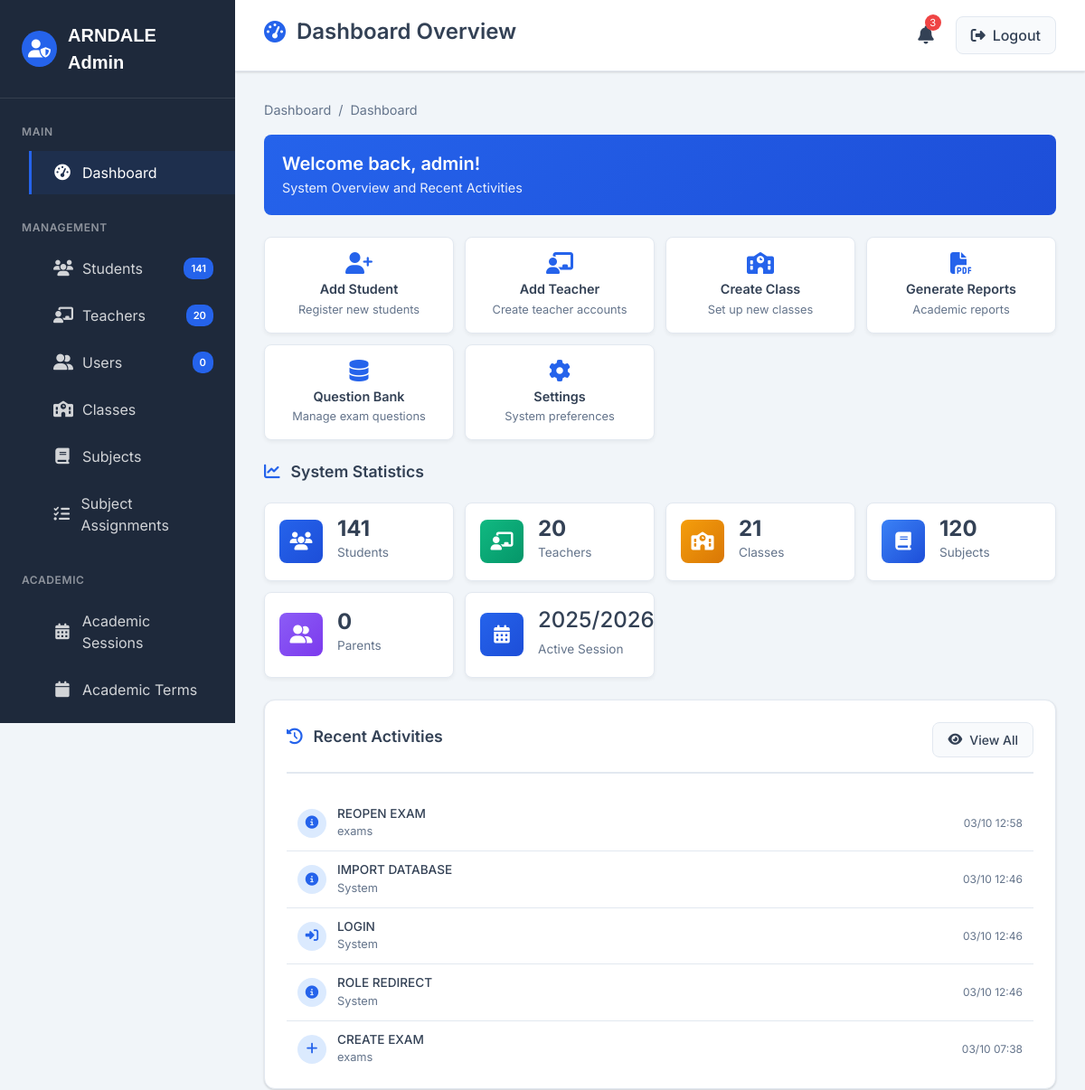
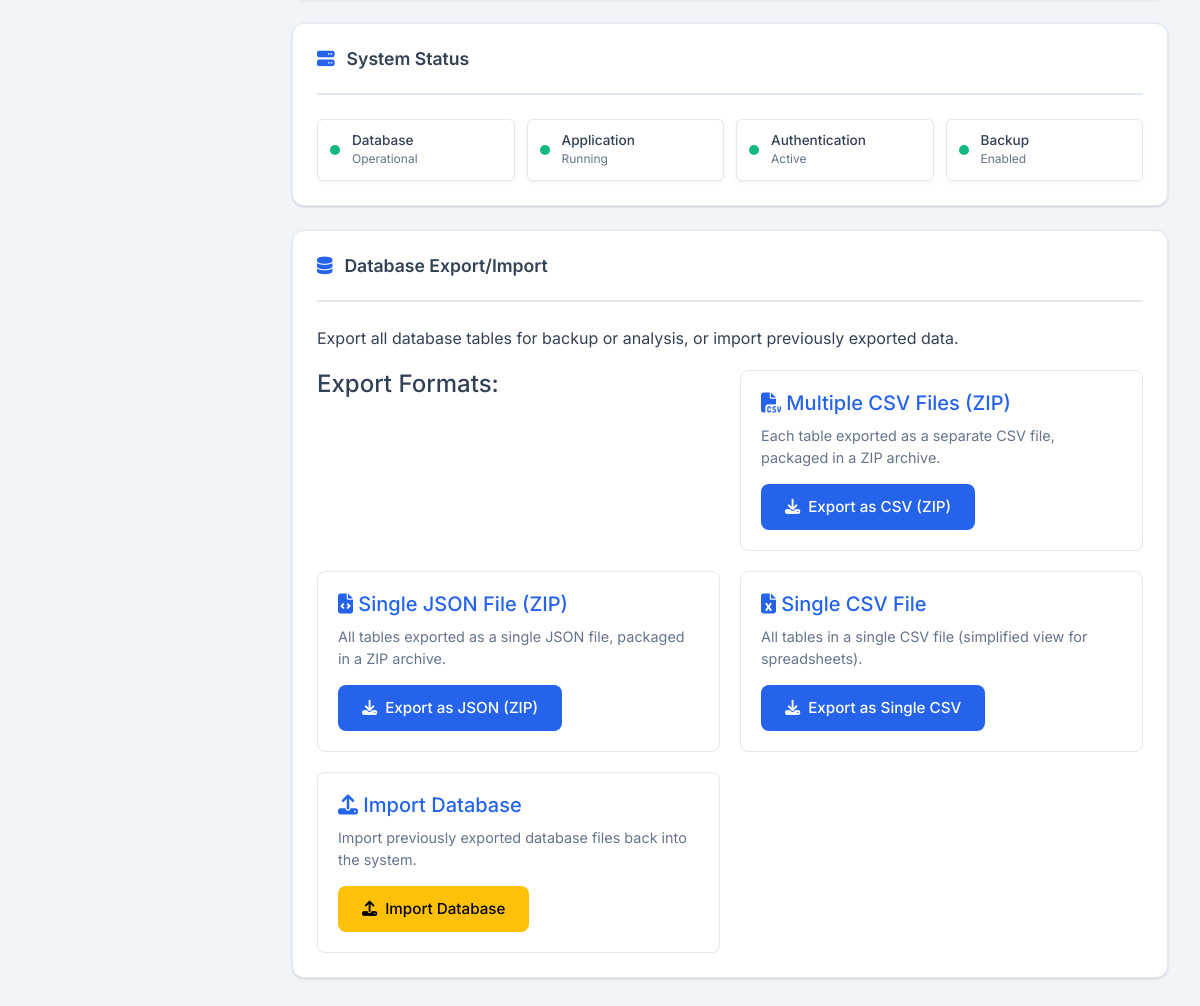
The app's page /admin/dashboard (signed in) with its own data (2 pictures, top to bottom).
### models.py (models this page shows, shortened)
class User(db.Model, UserMixin):
    __tablename__ = 'users'
    id = db.Column(db.String(36), primary_key=True, default=lambda: str(uuid.uuid4()))
    username = db.Column(db.String(80), unique=True, nullable=False)
    email = db.Column(db.String(120), unique=True, nullable=False)
    password_hash = db.Column(db.String(200), nullable=False)
    role = db.Column(db.String(20), nullable=False)  # admin, teacher, student, parent
    is_active = db.Column(db.Boolean, default=True)
    created_at = db.Column(db.DateTime(timezone=True), default=datetime.now(timezone.utc))
    failed_login_attempts = db.Column(db.Integer, default=0)
    locked_until = db.Column(db.DateTime(timezone=True))
    last_login = db.Column(db.DateTime(timezone=True))
    student_profile = db.relationship('Student', back_populates='user', uselist=False, cascade='all, delete-orphan')
    teacher_profile = db.relationship('Teacher', back_populates='user', uselist=False, cascade='all, delete-orphan')
    parent_profile = db.relationship('Parent', back_populates='user', uselist=False, cascade='all, delete-orphan')
    audit_logs = db.relationship('AuditLog', back_populates='user', cascade='all, delete-orphan')
    security_logs = db.relationship('SecurityLog', back_populates='user', cascade='all, delete-orphan')
    generated_reports = db.relationship('ReportCard', back_populates='generator', foreign_keys='ReportCard.generated_by')

class AcademicSession(db.Model):
    __tablename__ = 'academic_sessions'
    id = db.Column(db.String(36), primary_key=True, default=lambda: str(uuid.uuid4()))
    name = db.Column(db.String(50), unique=True, nullable=False)
    start_date = db.Column(db.Date, nullable=False)
    end_date = db.Column(db.Date, nullable=False)
    is_active = db.Column(db.Boolean, default=False)
    created_at = db.Column(db.DateTime(timezone=True), default=datetime.now(timezone.utc))
    terms = db.relationship(
        'AcademicTerm',
        back_populates='session',
        cascade='all, delete-orphan'
    )
    classrooms = db.relationship('ClassRoom', back_populates='academic_session', cascade='all, delete-orphan')
    promotions = db.relationship(
        'StudentPromotion',
        back_populates='academic_session',
        cascade='all, delete-orphan'
    )

class AuditLog(db.Model):
    __tablename__ = 'audit_logs'
    id = db.Column(db.String(36), primary_key=True, default=lambda: str(uuid.uuid4()))
    user_id = db.Column(db.String(36), db.ForeignKey('users.id'))
    action = db.Column(db.String(100), nullable=False)
    table_name = db.Column(db.String(100))
    record_id = db.Column(db.String(36))
    old_values = db.Column(JSONB)
    new_values = db.Column(JSONB)
    details = db.Column(JSONB)  # Add this field
    ip_address = db.Column(db.String(45))
    user_agent = db.Column(db.Text)
    timestamp = db.Column(db.DateTime(timezone=True), default=datetime.now(timezone.utc))
    user = db.relationship('User', back_populates='audit_logs')

### routes/admin_routes.py (the view)
@admin_bp.route('/dashboard')
@login_required
@admin_required
def dashboard():
    active_session = AcademicSession.query.filter_by(is_active=True).first()
    stats = {
        'total_students': Student.query.filter_by(is_active=True, academic_status='active').count(),
        'total_teachers': Teacher.query.count(),
        'total_classes': ClassRoom.query.count(),
        'total_subjects': Subject.query.filter_by(is_active=True).count(),
        'active_session': active_session.name if active_session else 'No active session',
        'total_parents': Parent.query.count()
    }
    recent_logs = AuditLog.query.order_by(AuditLog.timestamp.desc()).limit(10).all()
    return render_template('admin/dashboard.html', stats=stats, recent_logs=recent_logs)

### templates/admin/dashboard.html (shortened to what this page needs)
{% extends "admin/admin_base.html" %}
{% block page_title %}
<h1><i class="fas fa-tachometer-alt"></i> Dashboard Overview</h1>
{% endblock %}
{% block breadcrumb %}
<span class="separator">/</span>
<span>Dashboard</span>
{% endblock %}
{% block content %}
<div class="welcome-message">
    <div class="welcome-content">
        <h2>Welcome back, {{ current_user.username }}!</h2>
        <p>System Overview and Recent Activities</p>
    </div>
</div>
<div class="quick-actions">
    <div class="quick-action-card" onclick="location.href='{{ url_for('admin.manage_students') }}'">
        <i class="fas fa-user-plus"></i>
        <h3>Add Student</h3>
        <p>Register new students</p>
    </div>
    <div class="quick-action-card" onclick="location.href='{{ url_for('admin.manage_teachers') }}'">
        <i class="fas fa-chalkboard-teacher"></i>
        <h3>Add Teacher</h3>
        <p>Create teacher accounts</p>
    </div>
    <div class="quick-action-card" onclick="location.href='{{ url_for('admin.manage_classes') }}'">
        <i class="fas fa-school"></i>
        <h3>Create Class</h3>
        <p>Set up new classes</p>
    </div>
    <div class="quick-action-card" onclick="location.href='{{ url_for('admin.generate_reports') }}'">
        <i class="fas fa-file-pdf"></i>
        <h3>Generate Reports</h3>
        <p>Academic reports</p>
    </div>
    <div class="quick-action-card" onclick="location.href='{{ url_for('admin.manage_question_bank') }}'">
        <i class="fas fa-database"></i>
        <h3>Question Bank</h3>
        <p>Manage exam questions</p>
    </div>
    <div class="quick-action-card" onclick="location.href='{{ url_for('admin.system_config') }}'">
        <i class="fas fa-cog"></i>
        <h3>Settings</h3>
        <p>System preferences</p>
    </div>
</div>
<div class="content-header">
    <h2 class="card-title"><i class="fas fa-chart-line"></i> System Statistics</h2>
</div>
<div class="stats-grid">
    <div class="stat-card">
        <div class="stat-icon primary">
            <i class="fas fa-users"></i>
        </div>
        <div class="stat-content">
            <h3>{{ stats.total_students }}</h3>
            <p>Students</p>
        </div>
    </div>
    <div class="stat-card">
        <div class="stat-icon success">
            <i class="fas fa-chalkboard-teacher"></i>
        </div>
        <div class="stat-content">
            <h3>{{ stats.total_teachers }}</h3>
            <p>Teachers</p>
        </div>
    </div>
    <div class="stat-card">
        <div class="stat-icon warning">
            <i class="fas fa-school"></i>
        </div>
        <div class="stat-content">
            <h3>{{ stats.total_classes }}</h3>
            <p>Classes</p>
        </div>
    </div>
    <div class="stat-card">
        <div class="stat-icon info">
            <i class="fas fa-book"></i>
        </div>
        <div class="stat-content">
            <h3>{{ stats.total_subjects }}</h3>
            <p>Subjects</p>
        </div>
    </div>
    <div class="stat-card">
        <div class="stat-icon purple">
            <i class="fas fa-user-friends"></i>
        </div>
        <div class="stat-content">
            <h3>{{ stats.total_parents }}</h3>
            <p>Parents</p>
        </div>
    </div>
    <div class="stat-card">
        <div class="stat-icon primary">
            <i class="fas fa-calendar-alt"></i>
        </div>
        <div class="stat-content">
            <h4>{{ stats.active_session }}</h4>
            <p>Active Session</p>
        </div>
    </div>
</div>
<div class="admin-card">
    <div class="card-header">
        <h3 class="card-title"><i class="fas fa-history"></i> Recent Activities</h3>
        <a href="{{ url_for('admin.audit_logs') }}" class="btn btn-secondary btn-sm">
            <i class="fas fa-eye"></i> View All
        </a>
    </div>
    <div class="activity-list">
        {% if recent_logs %}
            {% for log in recent_logs %}
            <div class="activity-item">
                <div class="activity-icon">
                    {% if log.action.startswith('CREATE') %}
                        <i class="fas fa-plus"></i>
                    {% elif log.action.startswith('UPDATE') %}
                        <i class="fas fa-edit"></i>
                    {% elif log.action.startswith('DELETE') %}
                        <i class="fas fa-trash"></i>
                    {% elif log.action.startswith('LOGIN') %}
                        <i class="fas fa-sign-in-alt"></i>
                    {% elif log.action.startswith('LOGOUT') %}
                        <i class="fas fa-sign-out-alt"></i>
                    {% else %}
                        <i class="fas fa-info-circle"></i>
                    {% endif %}
                </div>
                <div class="activity-content">
                    <h4>{{ log.action.replace('_', ' ') }}</h4>
                    <p>{{ log.table_name if log.table_name else 'System' }}</p>
                </div>
                <div class="activity-time">
                    {{ log.timestamp.strftime('%m/%d %H:%M') }}
                </div>
            </div>
            {% endfor %}
        {% else %}
            <div class="text-center p-3">
                <i class="fas fa-history text-muted mb-2" style="font-size: 1.5rem;"></i>
                <p class="text-muted mb-0">No recent activities</p>
            </div>
        {% endif %}
    </div>
</div>
<div class="admin-card">
    <div class="card-header">
        <h3 class="card-title"><i class="fas fa-server"></i> System Status</h3>
    </div>
    <div class="system-status">
        <div class="status-item">
            <div class="status-indicator"></div>
            <div class="status-content">
                <h4>Database</h4>
                <p>Operational</p>
            </div>
        </div>
        <div class="status-item">
            <div class="status-indicator"></div>
            <div class="status-content">
                <h4>Application</h4>
                <p>Running</p>
            </div>
        </div>
        <div class="status-item">
            <div class="status-indicator"></div>
            <div class="status-content">
                <h4>Authentication</h4>
                <p>Active</p>
            </div>
        </div>
        <div class="status-item">
            <div class="status-indicator"></div>
            <div class="status-content">
                <h4>Backup</h4>
                <p>Enabled</p>
            </div>
        </div>
    </div>
</div>
<div class="admin-card">
    <div class="card-header">
        <h3 class="card-title">
            <i class="fas fa-database"></i> Database Export/Import
        </h3>
    </div>
    <div class="card-body">
        <p>Export all database tables for backup or analysis, or import previously exported data.</p>
        <div class="export-options">
            <h4>Export Formats:</h4>
            <div class="export-option">
                <h5><i class="fas fa-file-csv"></i> Multiple CSV Files (ZIP)</h5>
                <p>Each table exported as a separate CSV file, packaged in a ZIP archive.</p>
                <button class="btn btn-primary" id="exportDatabaseZip">
                    <i class="fas fa-download"></i> Export as CSV (ZIP)
                </button>
            </div>
            <div class="export-option">
                <h5><i class="fas fa-file-code"></i> Single JSON File (ZIP)</h5>
                <p>All tables exported as a single JSON file, packaged in a ZIP archive.</p>
                <button class="btn btn-primary" id="exportDatabaseJson">
                    <i class="fas fa-download"></i> Export as JSON (ZIP)
                </button>
            </div>
            <div class="export-option">
                <h5><i class="fas fa-file-excel"></i> Single CSV File</h5>
                <p>All tables in a single CSV file (simplified view for spreadsheets).</p>
                <button class="btn btn-primary" id="exportDatabaseSingleCsv">
                    <i class="fas fa-download"></i> Export as Single CSV
                </button>
            </div>
            <div class="export-option">
                <h5><i class="fas fa-upload"></i> Import Database</h5>
                <p>Import previously exported database files back into the system.</p>
                <button class="btn btn-warning" id="importDatabaseBtn">
                    <i class="fas fa-upload"></i> Import Database
                </button>
            </div>
        </div>
    </div>
</div>
{% endblock %}

### records on screen
User: username "admin"
AcademicSession: active_session "2025/2026"
AuditLog: action.replace "REOPEN EXAM", table_name "exams", timestamp "03/10 12:58"
AuditLog: action.replace "IMPORT DATABASE", table_name "System", timestamp "03/10 12:46"
AuditLog: action.replace "LOGIN", table_name "System", timestamp "03/10 12:46"
AuditLog: action.replace "ROLE REDIRECT", table_name "System", timestamp "03/10 12:46"
AuditLog: action.replace "CREATE EXAM", table_name "exams", timestamp "03/10 07:38"

### other values on screen
{{ stats.total_students }} "141"
{{ stats.total_teachers }} "20"
{{ stats.total_classes }} "21"
{{ stats.total_subjects }} "120"
{{ stats.total_parents }} "0"
